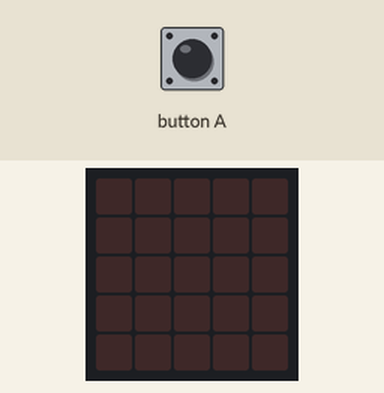
Simulated run of this program. Board: BBC micro:bit (MakeCode). On the bench: the board's 5×5 LED display. The inputs (shaded band) are chosen by the test bench.

Above: at 1.2 s.
1.3 s: button A pressed for 0.15 s
At 1.65 s:
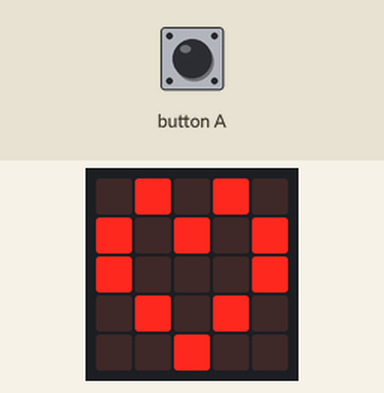
Timing chart, 0 to 4.3 s (numbered marks = the images above; inputs shaded):
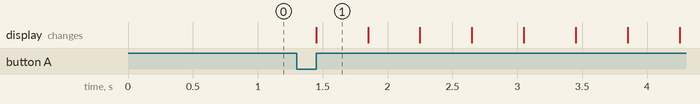

The program:

main.ts
```typescript
input.onButtonPressed(Button.A, function () {
    for (let index = 0; index < 5; index++) {
        basic.showLeds(`
            . # . # .
            # . # . #
            # . . . #
            . # . # .
            . . # . .
            `)
        basic.showLeds(`
            . . . . .
            . . . . .
            . . . . .
            . . . . .
            . . . . .
            `)
    }
})
```

test.ts
```typescript
// les tests vont ici ; cela ne sera pas compilé si ce paquet est utilisé en tant qu'extension.
```

Measured:
- after the input at 1.3 s, the display: changes after 0.15 s (image 1)
- what the display in image 1 shows lasts 0.4 s, from 1.5 s to 1.9 s
